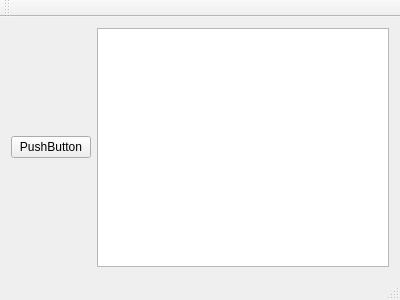
<?xml version="1.0" encoding="UTF-8"?>
<ui version="4.0">
 <class>MainWindow</class>
 <widget class="QMainWindow" name="MainWindow">
  <property name="geometry">
   <rect>
    <x>0</x>
    <y>0</y>
    <width>400</width>
    <height>300</height>
   </rect>
  </property>
  <property name="windowTitle">
   <string>MainWindow</string>
  </property>
  <widget class="QWidget" name="centralWidget">
   <layout class="QHBoxLayout" name="horizontalLayout">
    <item>
     <widget class="QPushButton" name="pushButton">
      <property name="text">
       <string>PushButton</string>
      </property>
     </widget>
    </item>
    <item>
     <widget class="QGraphicsView" name="graphicsView"/>
    </item>
   </layout>
  </widget>
  <widget class="QMenuBar" name="menuBar">
   <property name="geometry">
    <rect>
     <x>0</x>
     <y>0</y>
     <width>400</width>
     <height>21</height>
    </rect>
   </property>
  </widget>
  <widget class="QToolBar" name="mainToolBar">
   <attribute name="toolBarArea">
    <enum>TopToolBarArea</enum>
   </attribute>
   <attribute name="toolBarBreak">
    <bool>false</bool>
   </attribute>
  </widget>
  <widget class="QStatusBar" name="statusBar"/>
 </widget>
 <layoutdefault spacing="6" margin="11"/>
 <resources/>
 <connections/>
</ui>
